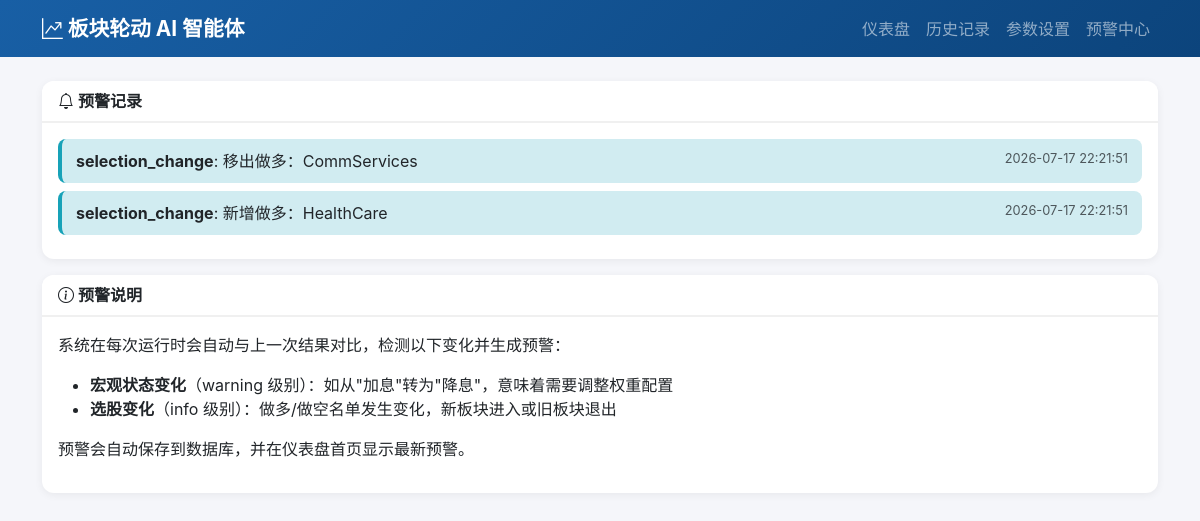
Before: /alerts with the older database file.
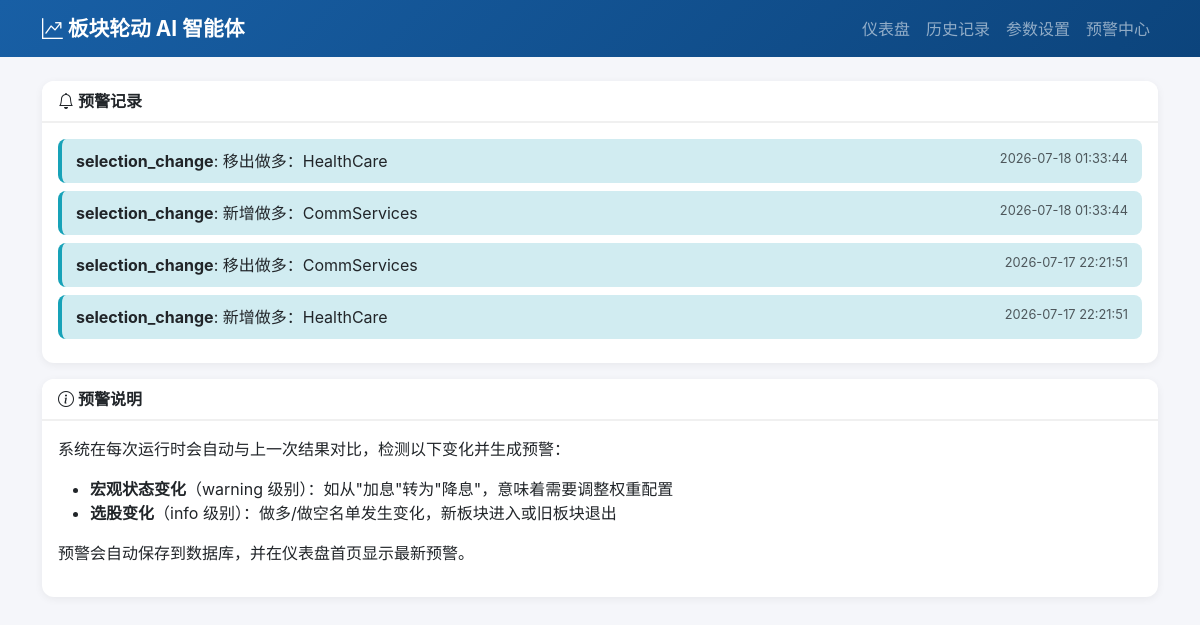
After: the same page with the newer database file.
### tables this page shows
CREATE TABLE alerts (
            id INTEGER PRIMARY KEY AUTOINCREMENT,
            run_id INTEGER,
            alert_time TEXT NOT NULL,
            alert_type TEXT NOT NULL,
            message TEXT NOT NULL,
            severity TEXT DEFAULT 'info'
        );

### app.py (the view)
@app.route("/alerts")
def alerts():
    alerts = db.get_alerts(limit=50)
    return render_template("alerts.html", alerts=alerts)

### database.py (called while the page is built)
def _get_conn():
    os.makedirs(os.path.dirname(DB_PATH), exist_ok=True)
    return sqlite3.connect(DB_PATH)

def get_alerts(limit=10):
    conn = _get_conn()
    conn.row_factory = sqlite3.Row
    c = conn.cursor()
    c.execute("""
        SELECT * FROM alerts ORDER BY id DESC LIMIT ?
    """, (limit,))
    rows = [dict(r) for r in c.fetchall()]
    conn.close()
    return rows

### templates/alerts.html (shortened to what this page needs)
{% extends "base.html" %}
{% block content %}
<div class="card">
    <div class="card-header"><i class="bi bi-bell"></i> 预警记录</div>
    <div class="card-body">
        {% if alerts %}
        {% for a in alerts %}
        <div class="alert-item alert-{{ a.severity }}">
            <div class="d-flex justify-content-between">
                <div>
                    <strong>{{ a.alert_type }}</strong>: {{ a.message }}
                </div>
                <span class="text-muted" style="font-size:0.8rem;">{{ a.alert_time[:19] | replace('T', ' ') }}</span>
            </div>
        </div>
        {% endfor %}
        {% else %}
        <p class="text-center text-muted py-4">暂无预警</p>
        {% endif %}
    </div>
</div>
<div class="card">
    <div class="card-header"><i class="bi bi-info-circle"></i> 预警说明</div>
    <div class="card-body">
        <p>系统在每次运行时会自动与上一次结果对比，检测以下变化并生成预警：</p>
        <ul>
            <li><strong>宏观状态变化</strong>（warning 级别）：如从"加息"转为"降息"，意味着需要调整权重配置</li>
            <li><strong>选股变化</strong>（info 级别）：做多/做空名单发生变化，新板块进入或旧板块退出</li>
        </ul>
        <p>预警会自动保存到数据库，并在仪表盘首页显示最新预警。</p>
    </div>
</div>
{% endblock %}

Changed rows visible on the page:
added alerts: alert_type "selection_change", message "移出做多：HealthCare", alert_time "2026-07-18 01:33:44"
added alerts: alert_type "selection_change", message "新增做多：CommServices", alert_time "2026-07-18 01:33:44"
